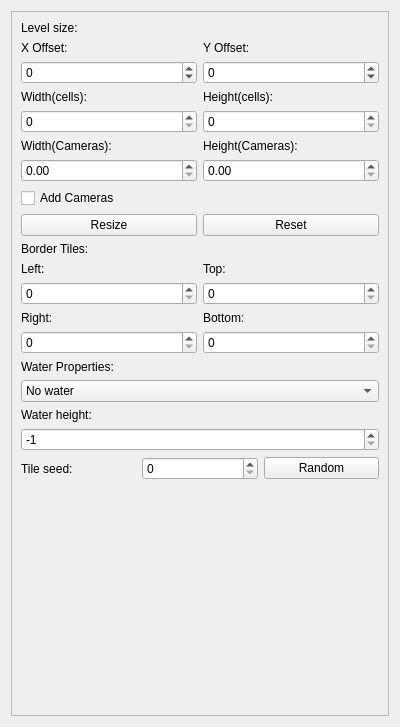
<?xml version="1.0" encoding="UTF-8"?>
<ui version="4.0">
 <class>Properties</class>
 <widget class="QWidget" name="Properties">
  <property name="geometry">
   <rect>
    <x>0</x>
    <y>0</y>
    <width>400</width>
    <height>727</height>
   </rect>
  </property>
  <property name="windowTitle">
   <string>Properties</string>
  </property>
  <layout class="QVBoxLayout" name="verticalLayout">
   <item>
    <widget class="QScrollArea" name="scrollArea">
     <property name="widgetResizable">
      <bool>true</bool>
     </property>
     <widget class="QWidget" name="scrollAreaWidgetContents">
      <property name="geometry">
       <rect>
        <x>0</x>
        <y>0</y>
        <width>384</width>
        <height>711</height>
       </rect>
      </property>
      <layout class="QVBoxLayout" name="verticalLayout_2">
       <item>
        <widget class="QLabel" name="label_15">
         <property name="text">
          <string>Level size:</string>
         </property>
        </widget>
       </item>
       <item>
        <layout class="QGridLayout" name="gridLayout_10">
         <item row="2" column="0">
          <widget class="QLabel" name="ToolsPropertiesLabel">
           <property name="text">
            <string>Width(cells):</string>
           </property>
          </widget>
         </item>
         <item row="3" column="0">
          <widget class="QSpinBox" name="WidthCells">
           <property name="maximum">
            <number>1000</number>
           </property>
          </widget>
         </item>
         <item row="5" column="0">
          <widget class="QDoubleSpinBox" name="WidthCams"/>
         </item>
         <item row="5" column="1">
          <widget class="QDoubleSpinBox" name="HeightCams"/>
         </item>
         <item row="1" column="0">
          <widget class="QSpinBox" name="XOfs">
           <property name="minimum">
            <number>-1000</number>
           </property>
           <property name="maximum">
            <number>1000</number>
           </property>
          </widget>
         </item>
         <item row="2" column="1">
          <widget class="QLabel" name="ToolsPropertiesLabel_2">
           <property name="text">
            <string>Height(cells):</string>
           </property>
          </widget>
         </item>
         <item row="1" column="1">
          <widget class="QSpinBox" name="YOfs">
           <property name="minimum">
            <number>-1000</number>
           </property>
           <property name="maximum">
            <number>1000</number>
           </property>
          </widget>
         </item>
         <item row="3" column="1">
          <widget class="QSpinBox" name="HeightCells">
           <property name="maximum">
            <number>1000</number>
           </property>
          </widget>
         </item>
         <item row="4" column="1">
          <widget class="QLabel" name="ToolsPropertiesLabel_10">
           <property name="text">
            <string>Height(Cameras):</string>
           </property>
          </widget>
         </item>
         <item row="4" column="0">
          <widget class="QLabel" name="ToolsPropertiesLabel_8">
           <property name="text">
            <string>Width(Cameras):</string>
           </property>
          </widget>
         </item>
         <item row="0" column="0">
          <widget class="QLabel" name="ToolsPropertiesLabel_3">
           <property name="text">
            <string>X Offset:</string>
           </property>
          </widget>
         </item>
         <item row="0" column="1">
          <widget class="QLabel" name="ToolsPropertiesLabel_4">
           <property name="text">
            <string>Y Offset:</string>
           </property>
          </widget>
         </item>
        </layout>
       </item>
       <item>
        <widget class="QCheckBox" name="AddCameras">
         <property name="text">
          <string>Add Cameras</string>
         </property>
        </widget>
       </item>
       <item>
        <layout class="QHBoxLayout" name="horizontalLayout_2">
         <item>
          <widget class="QPushButton" name="Resize">
           <property name="text">
            <string>Resize</string>
           </property>
          </widget>
         </item>
         <item>
          <widget class="QPushButton" name="Reset">
           <property name="text">
            <string>Reset</string>
           </property>
          </widget>
         </item>
        </layout>
       </item>
       <item>
        <widget class="QLabel" name="ToolsPropertiesLabel_11">
         <property name="text">
          <string>Border Tiles:</string>
         </property>
        </widget>
       </item>
       <item>
        <layout class="QGridLayout" name="gridLayout">
         <item row="1" column="1">
          <widget class="QSpinBox" name="BorderTop">
           <property name="maximum">
            <number>1000</number>
           </property>
          </widget>
         </item>
         <item row="3" column="1">
          <widget class="QSpinBox" name="BorderBottom">
           <property name="maximum">
            <number>1000</number>
           </property>
          </widget>
         </item>
         <item row="0" column="0">
          <widget class="QLabel" name="label">
           <property name="text">
            <string>Left:</string>
           </property>
          </widget>
         </item>
         <item row="3" column="0">
          <widget class="QSpinBox" name="BorderRight">
           <property name="maximum">
            <number>1000</number>
           </property>
          </widget>
         </item>
         <item row="1" column="0">
          <widget class="QSpinBox" name="BorderLeft">
           <property name="maximum">
            <number>1000</number>
           </property>
          </widget>
         </item>
         <item row="0" column="1">
          <widget class="QLabel" name="label_2">
           <property name="text">
            <string>Top:</string>
           </property>
          </widget>
         </item>
         <item row="2" column="1">
          <widget class="QLabel" name="label_3">
           <property name="text">
            <string>Bottom:</string>
           </property>
          </widget>
         </item>
         <item row="2" column="0">
          <widget class="QLabel" name="label_4">
           <property name="text">
            <string>Right:</string>
           </property>
          </widget>
         </item>
        </layout>
       </item>
       <item>
        <widget class="QLabel" name="ToolsPropertiesLabel_6">
         <property name="text">
          <string>Water Properties:</string>
         </property>
        </widget>
       </item>
       <item>
        <layout class="QVBoxLayout" name="verticalLayout_3">
         <item>
          <widget class="QComboBox" name="WaterState">
           <item>
            <property name="text">
             <string>No water</string>
            </property>
           </item>
           <item>
            <property name="text">
             <string>In front</string>
            </property>
           </item>
           <item>
            <property name="text">
             <string>Behind</string>
            </property>
           </item>
          </widget>
         </item>
         <item>
          <widget class="QLabel" name="ToolsPropertiesLabel_5">
           <property name="text">
            <string>Water height:</string>
           </property>
          </widget>
         </item>
         <item>
          <widget class="QSpinBox" name="WaterHeight">
           <property name="enabled">
            <bool>true</bool>
           </property>
           <property name="minimum">
            <number>-1</number>
           </property>
           <property name="maximum">
            <number>1000</number>
           </property>
           <property name="value">
            <number>-1</number>
           </property>
          </widget>
         </item>
        </layout>
       </item>
       <item>
        <layout class="QHBoxLayout" name="horizontalLayout">
         <item>
          <widget class="QLabel" name="ToolsPropertiesLabel_9">
           <property name="text">
            <string>Tile seed:</string>
           </property>
          </widget>
         </item>
         <item>
          <widget class="QSpinBox" name="TileSeedSpin">
           <property name="maximum">
            <number>1000</number>
           </property>
          </widget>
         </item>
         <item>
          <widget class="QPushButton" name="TileSeedRandom">
           <property name="text">
            <string>Random</string>
           </property>
          </widget>
         </item>
        </layout>
       </item>
       <item>
        <spacer name="verticalSpacer">
         <property name="orientation">
          <enum>Qt::Orientation::Vertical</enum>
         </property>
         <property name="sizeHint" stdset="0">
          <size>
           <width>20</width>
           <height>40</height>
          </size>
         </property>
        </spacer>
       </item>
      </layout>
     </widget>
    </widget>
   </item>
  </layout>
 </widget>
 <resources/>
 <connections/>
</ui>
